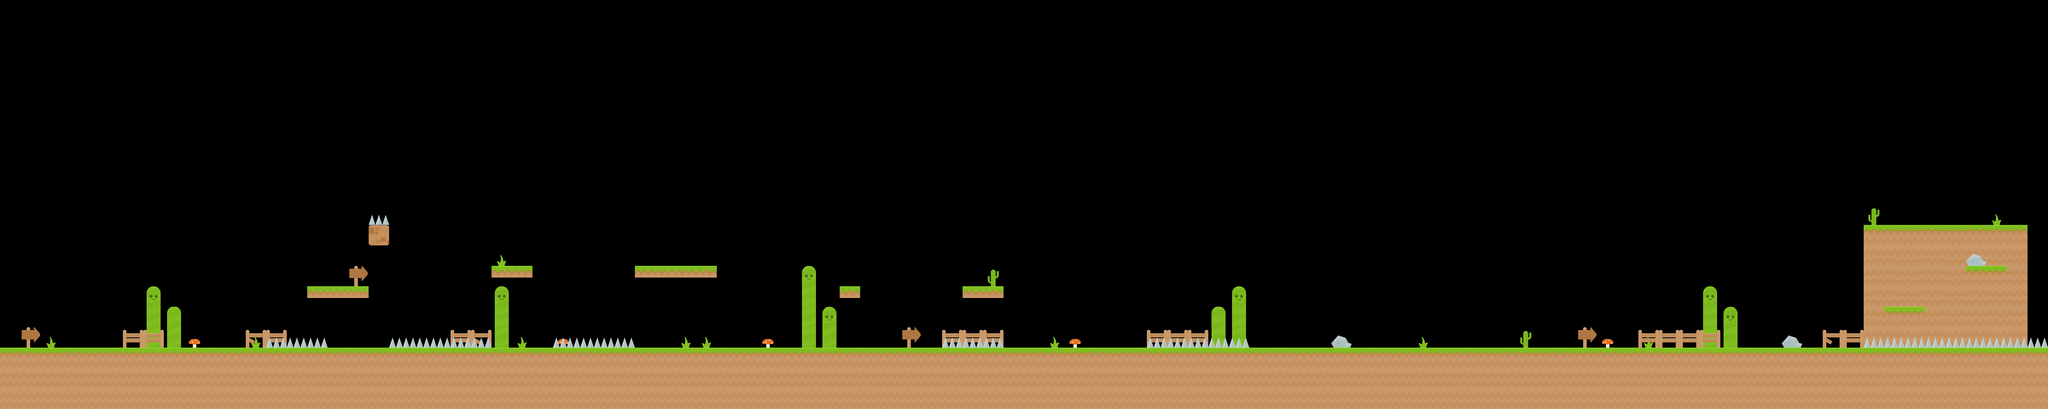

A 2D game scene composited from a Tiled map and its tileset images. What follows is a short description and the map's XML, with each tile layer's data collapsed to a summary:
An orthogonal 100x20 tile map with 70x70 px tiles, 3 tile layers (bk, qq, q), 4 tilesets and 59 objects (16x Coin, 9x Slime, 8x Brick, 8x FlyingSlime, 7x Spikes, ...).

<map version="1.0" orientation="orthogonal" width="100" height="20" tilewidth="70" tileheight="70">
 <tileset firstgid="1" name="some" tilewidth="70" tileheight="70">
  <image source="Tiles/some.png" width="350" height="420" />
 </tileset>
 <tileset firstgid="31" name="door" tilewidth="70" tileheight="110">
  <image source="Items/door.png" width="70" height="110" />
 </tileset>
 <tileset firstgid="32" name="springboardDown_ok" tilewidth="70" tileheight="36">
  <image source="Items/springboardDown_ok.png" width="70" height="36" />
 </tileset>
 <tileset firstgid="33" name="springboardDown" tilewidth="70" tileheight="70">
  <image source="Items/springboardDown.png" width="70" height="70" />
 </tileset>
 <layer name="bk" width="100" height="20">
  <data>[2000 cells, 80 non-empty, 11 distinct tile ids]</data>
 </layer>
 <layer name="qq" width="100" height="20">
  <data>[2000 cells, 361 non-empty, 11 distinct tile ids]</data>
 </layer>
 <layer name="q" width="100" height="20">
  <data>[2000 cells, 21 non-empty, 7 distinct tile ids]</data>
 </layer>
 <objectgroup name="BrickLayer" width="100" height="20">
  <object name="Wall" type="Wall" x="1" y="1191" width="7007" height="337" />
  <object name="Brick" type="Brick" x="1680" y="910" width="140" height="37" />
  <object name="Brick" type="Brick" x="2169" y="910" width="282" height="41" />
  <object name="Brick" type="Brick" x="2867" y="980" width="72" height="43" />
  <object name="Spikes" type="Spikes" x="910" y="1154" width="212" height="39" />
  <object name="Brick" type="Brick" x="1050" y="979" width="212" height="41" />
  <object name="Spikes" type="Spikes" x="1330" y="1157" width="349" height="32" />
  <object name="Spikes" type="Spikes" x="3219" y="1155" width="211" height="43" />
  <object name="Brick" type="Brick" x="3290" y="980" width="139" height="43" />
  <object name="Spikes" type="Spikes" x="1890" y="1149" width="279" height="45" />
  <object name="Spikes" type="Spikes" x="3922" y="1152" width="343" height="40" />
  <object name="Spikes" type="Spikes" x="6373" y="1149" width="624" height="42" />
  <object name="Brick" type="Brick" x="6369" y="771" width="562" height="58" />
  <object name="Brick" type="Brick" x="6720" y="909" width="139" height="43" />
  <object name="Brick" type="Brick" x="6439" y="1051" width="139" height="43" />
  <object name="Wall" type="Wall" x="1260" y="770" width="70" height="70" />
  <object name="Spikes" type="Spikes" x="1264" y="736" width="63" height="33" />
  <object name="FlyingSlime" type="FlyingSlime" x="2359" y="602" width="127" height="106" />
  <object name="FlyingSlime" type="FlyingSlime" x="6106" y="659" width="127" height="106" />
 </objectgroup>
 <objectgroup name="CoinLayer" width="100" height="20">
  <object name="Coin" type="Coin" x="2544" y="1108" width="79" height="70" />
  <object name="Coin" type="Coin" x="1752" y="1085" width="79" height="70" />
  <object name="Coin" type="Coin" x="2863" y="900" width="79" height="70" />
  <object name="Coin" type="Coin" x="1193" y="1094" width="79" height="70" />
  <object name="Coin" type="Coin" x="1072" y="900" width="79" height="70" />
  <object name="Coin" type="Coin" x="1718" y="826" width="79" height="70" />
  <object name="Coin" type="Coin" x="2157" y="826" width="79" height="70" />
  <object name="Coin" type="Coin" x="3546" y="1028" width="79" height="70" />
  <object name="Coin" type="Coin" x="4437" y="1119" width="79" height="70" />
  <object name="Coin" type="Coin" x="4523" y="1119" width="79" height="70" />
  <object name="Coin" type="Coin" x="4754" y="963" width="79" height="70" />
  <object name="Coin" type="Coin" x="5265" y="1115" width="79" height="70" />
  <object name="Coin" type="Coin" x="5368" y="1111" width="79" height="70" />
  <object name="Coin" type="Coin" x="6473" y="969" width="79" height="70" />
  <object name="Coin" type="Coin" x="6838" y="693" width="79" height="70" />
  <object name="Coin" type="Coin" x="6729" y="687" width="79" height="70" />
 </objectgroup>
 <objectgroup name="MonsterLayer" width="100" height="20">
  <object name="FlyingSlime" type="FlyingSlime" x="3434" y="870" width="127" height="106" />
  <object name="Slime" type="Slime" x="2370" y="1095" width="74" height="46" />
  <object name="Slime" type="Slime" x="2867" y="1132" width="74" height="46" />
  <object name="Slime" type="Slime" x="3676" y="1112" width="74" height="46" />
  <object name="Slime" type="Slime" x="2186" y="1123" width="74" height="46" />
  <object name="FlyingSlime" type="FlyingSlime" x="866" y="822" width="127" height="106" />
  <object name="FlyingSlime" type="FlyingSlime" x="2737" y="1063" width="127" height="106" />
  <object name="FlyingSlime" type="FlyingSlime" x="4276" y="1002" width="127" height="106" />
  <object name="Slime" type="Slime" x="1189" y="1135" width="74" height="46" />
  <object name="Slime" type="Slime" x="727" y="1119" width="74" height="46" />
  <object name="Slime" type="Slime" x="1195" y="927" width="74" height="46" />
  <object name="FlyingSlime" type="FlyingSlime" x="6655" y="971" width="127" height="106" />
  <object name="FlyingSlime" type="FlyingSlime" x="5445" y="811" width="127" height="106" />
  <object name="Slime" type="Slime" x="6534" y="696" width="74" height="46" />
  <object name="Slime" type="Slime" x="5890" y="1136" width="74" height="46" />
 </objectgroup>
 <objectgroup name="ArticleLayer" width="100" height="20">
  <object name="Article" type="Article" gid="7" x="4760" y="1120" />
  <object name="Article" type="Article" gid="7" x="4340" y="1190" />
  <object name="Article" type="Article" gid="7" x="2242" y="894" />
  <object name="Article" type="Article" gid="7" x="2315" y="897" />
  <object name="Door" type="Door" gid="31" x="6440" y="770" />
  <object name="Article" type="Article" gid="7" x="4270" y="1190" />
  <object name="JumpBoard" type="JumpBoard" gid="32" x="3850" y="1190" />
  <object name="JumpBoard" type="JumpBoard" gid="32" x="1750" y="1190" />
 </objectgroup>
 <objectgroup name="HeroLayer" width="100" height="20">
  <object name="Hero" type="Hero" x="270" y="1086" width="97" height="76" />
 </objectgroup>
</map>
